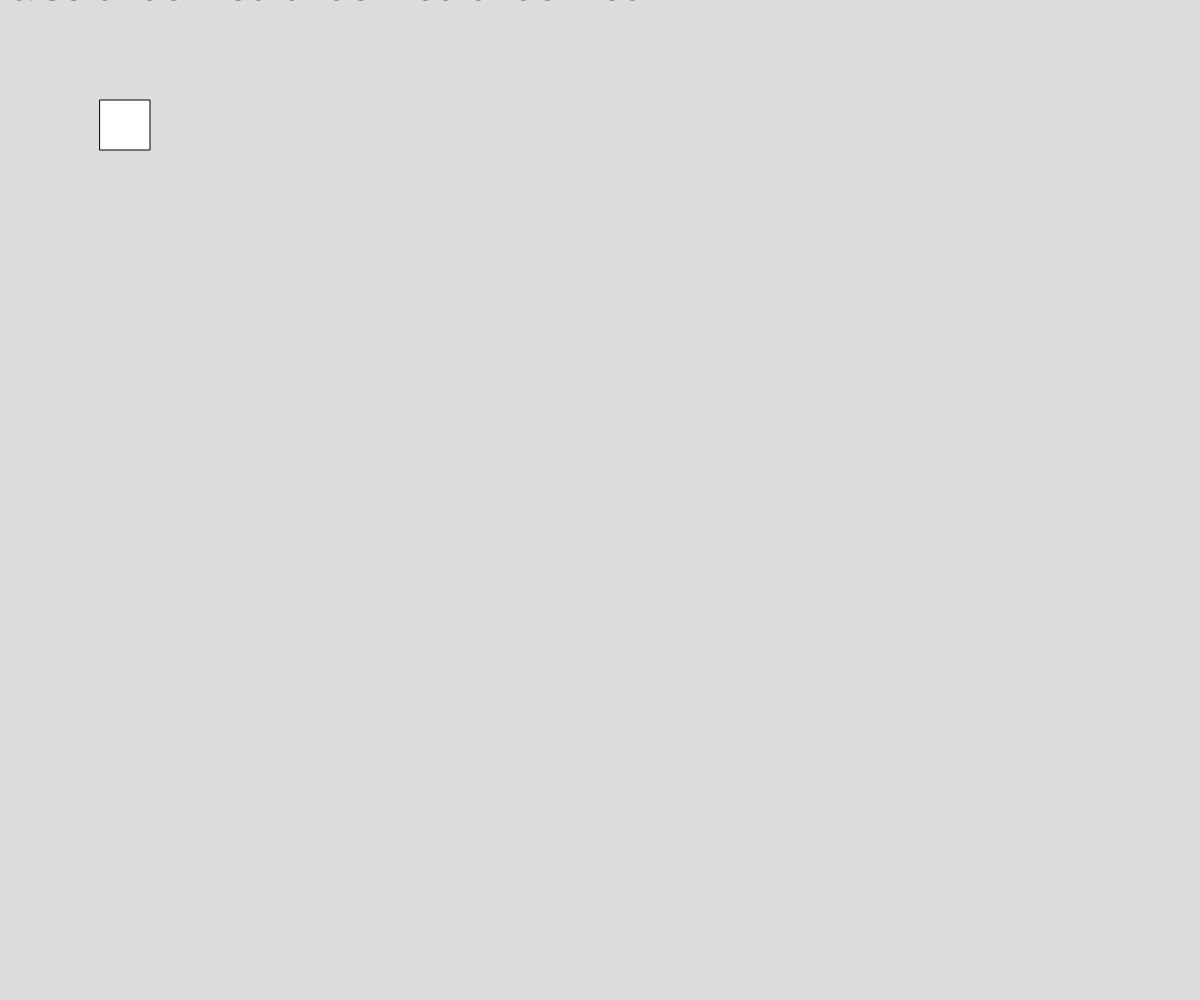
Frame 1 (no input)
Frame 60 (no input): identical to frame 1, image omitted
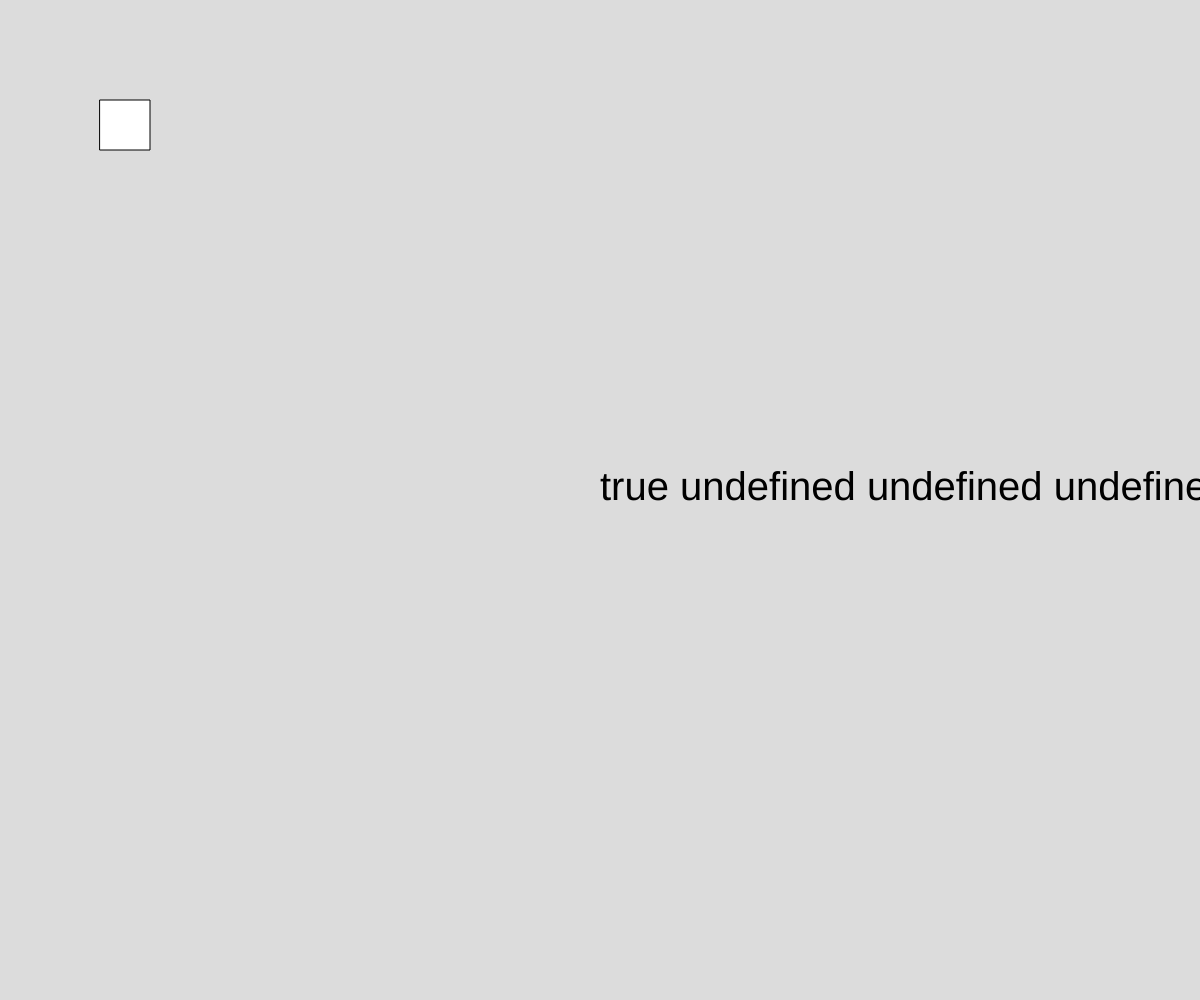
Frame 120 (the mouse pressed at the canvas centre since frame 60)

The p5.js sketch that drew these frames (run headless with seeded random() and noise() and a simulated clock; from frame 60 on, the mouse is pressed at the canvas centre):

// p5.js sketch
// ── sketch.js

// Mouse, Text, Scope
// Mr. Scott
// Sept 15, 2026

// Global Variables
let x = 100;  let y = 100;

async function setup() {
  createCanvas(windowWidth, windowHeight);
}

function draw() {
  background(220); 
  textSize(40);    

  //mouse-related system variables (managed by library)
  
  let mouseInfo = mouseIsPressed + " "
                  + mouseButton.left + " "
                  + mouseButton.center + " "
                  + mouseButton.right;
  text(mouseInfo, mouseX, mouseY);
  
  drawSquare();
}

function drawSquare(){
  //draw our character (a square) on screen
  square(x,y,50);
}

function keyPressed(){
  //this function calls automatically
  // - for single press captures
  print(key + " " + keycode);

  // for interest's sake → 
  // [ALT] - 2 to 4 digit number
  // – →←↓↑ unicode
}
